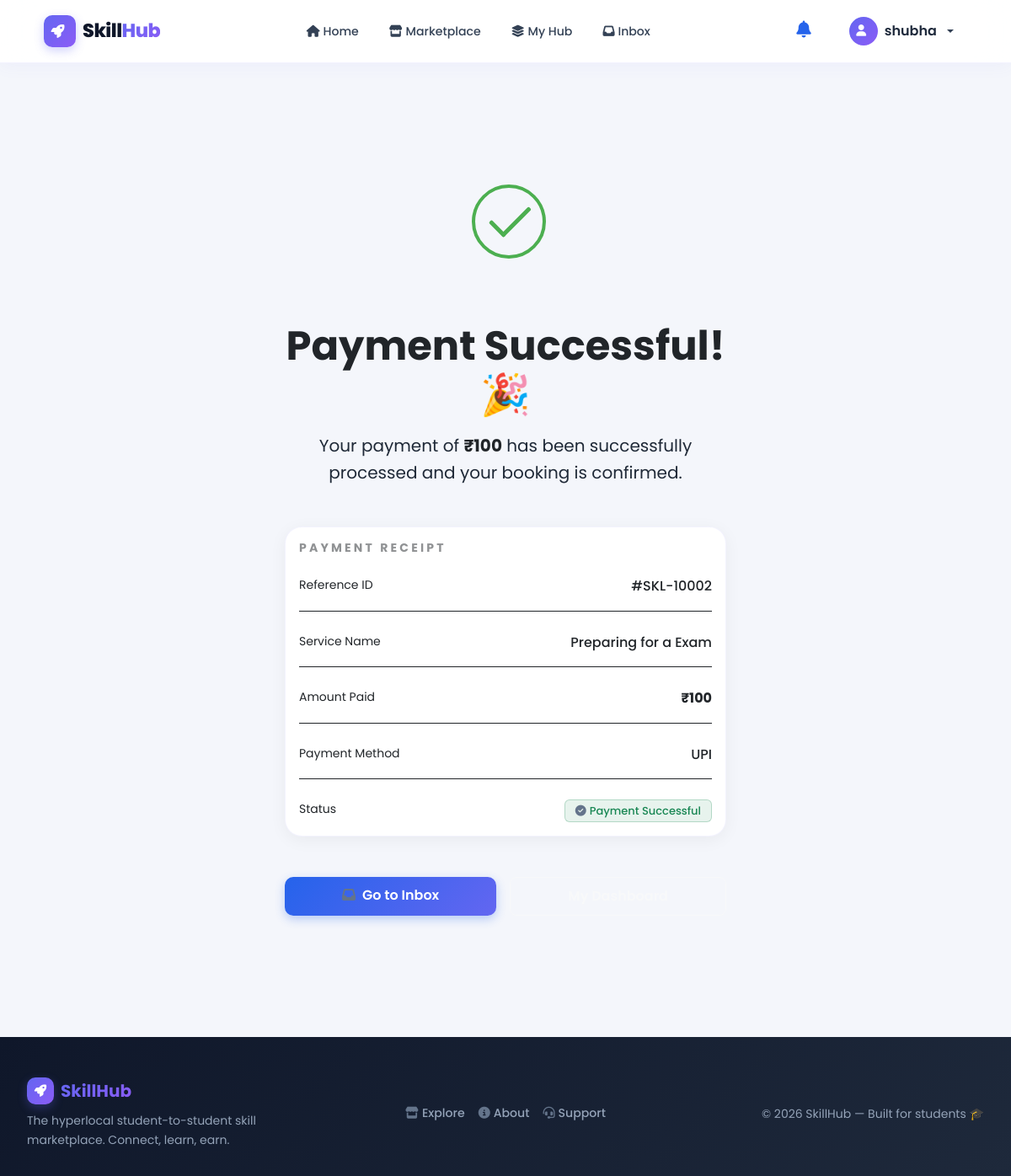
Page /payment-success/2/ (signed in) on the committed database.
### skills/models.py (models this page shows, shortened)
class Payment(models.Model):
    STATUS_CHOICES = [
        ('pending', 'Pending'),
        ('success', 'Success'),
        ('failed', 'Failed'),
    ]
    user = models.ForeignKey(User, on_delete=models.CASCADE, related_name='payments')
    service = models.ForeignKey(Service, on_delete=models.CASCADE, related_name='payments')
    request = models.OneToOneField(
        'Request', on_delete=models.SET_NULL,
        null=True, blank=True, related_name='request_payment'
    )
    amount = models.DecimalField(max_digits=10, decimal_places=2)
    payment_method = models.CharField(
        max_length=20,
        choices=[('upi', 'UPI'), ('card', 'Card'), ('cash', 'Cash')]
    )
    transaction_id = models.CharField(max_length=100, blank=True, null=True)
    gateway = models.CharField(max_length=50, default='simulator', help_text='Stripe, Razorpay, Simulator')
    status = models.CharField(max_length=20, choices=STATUS_CHOICES, default='pending')
    timestamp = models.DateTimeField(auto_now_add=True, null=True, blank=True)
    class Meta:
        ordering = ['-timestamp']

class Service(models.Model):
    user = models.ForeignKey(User, on_delete=models.CASCADE, related_name='services')
    title = models.CharField(max_length=200)
    description = models.TextField()
    category = models.CharField(max_length=50, choices=CATEGORY_CHOICES)
    image = models.ImageField(upload_to='service_images/', blank=True, null=True)
    payment_type = models.CharField(max_length=20, choices=PAYMENT_TYPE_CHOICES)
    price = models.DecimalField(max_digits=10, decimal_places=2, null=True, blank=True)
    location = models.CharField(max_length=100, choices=LOCATION_CHOICES, help_text="City where this service is available")
    service_type = models.CharField(max_length=20, choices=SERVICE_TYPE_CHOICES, default='Online', help_text="Online or Offline delivery")
    payment_method = models.CharField(max_length=50, choices=PAYMENT_METHOD_CHOICES, default='cash')
    delivery_time = models.CharField(max_length=50, choices=DELIVERY_CHOICES, default='negotiable')
    custom_category = models.CharField(max_length=50, blank=True, null=True)
    is_approved = models.BooleanField(default=False)
    created_at = models.DateTimeField(auto_now_add=True)
    class Meta:
        ordering = ['-created_at']
    @property
    def avg_rating(self):
        if hasattr(self, '_avg_rating'):
            return self._avg_rating
        from django.db.models import Avg
        avg = self.reviews.aggregate(Avg('rating'))['rating__avg']
        return avg if avg else 0

### skills/views.py (the view)
# urls.py: path('payment-success/<int:payment_id>/', views.payment_success, name='payment_success'),
@login_required
def payment_success(request, payment_id):
    payment = get_object_or_404(Payment, pk=payment_id, user=request.user)
    return render(request, 'payment_success.html', {'payment': payment})

### skills/context_processors.py (called while the page is built)
def unread_notifications_count(request):
    if request.user.is_authenticated:
        count = Notification.objects.filter(user=request.user, is_read=False).count()
        return {'unread_notifications_count': count}
    return {'unread_notifications_count': 0}

### templates/payment_success.html (shortened to what this page needs)
{% extends 'base.html' %}
{% load static %}
{% block content %}
<div class="section">
    <div class="row justify-content-center py-5">
        <div class="col-md-6 text-center">
            <div class="mb-5">
                <div class="success-checkmark mx-auto">
                    <div class="check-icon">
                        <span class="icon-line line-tip"></span>
                        <span class="icon-line line-long"></span>
                    </div>
                </div>
            </div>
            <h1 class="display-5 fw-bold text-dark mb-3">Payment Successful! 🎉</h1>
            <p class="fs-5 text-dark-50 mb-5">
                Your payment of <strong class="text-dark">₹{{ payment.amount|floatformat:0 }}</strong> has been successfully processed and your booking is confirmed.
            </p>
            <div class="card bg-card border border-dark border-opacity-10 rounded-5 p-5 text-start mb-5 shadow-lg">
                <h6 class="fw-bold mb-4 text-dark text-uppercase small tracking-widest opacity-50">Payment Receipt</h6>
                <div class="d-flex justify-content-between mb-4 border-bottom border-dark border-opacity-5 pb-3">
                    <span class="text-dark-50 small">Reference ID</span>
                    <span class="text-dark fw-medium">#SKL-{{ payment.pk|add:10000 }}</span>
                </div>
                <div class="d-flex justify-content-between mb-4 border-bottom border-dark border-opacity-5 pb-3">
                    <span class="text-dark-50 small">Service Name</span>
                    <span class="text-dark fw-medium">{{ payment.service.title }}</span>
                </div>
                <div class="d-flex justify-content-between mb-4 border-bottom border-dark border-opacity-5 pb-3">
                    <span class="text-dark-50 small">Amount Paid</span>
                    <span class="text-dark fw-bold text-success">₹{{ payment.amount|floatformat:0 }}</span>
                </div>
                <div class="d-flex justify-content-between mb-4 border-bottom border-dark border-opacity-5 pb-3">
                    <span class="text-dark-50 small">Payment Method</span>
                    <span class="text-dark fw-medium text-uppercase">{{ payment.get_payment_method_display }}</span>
                </div>
                <div class="d-flex justify-content-between">
                    <span class="text-dark-50 small">Status</span>
                    <span class="badge bg-success bg-opacity-10 text-success border border-success border-opacity-25 px-3 rounded-pill fw-bold">
                        <i class="fas fa-check-circle me-1"></i> Payment Successful
                    </span>
                </div>
            </div>
            <div class="d-flex gap-3 justify-content-center">
                <a href="{% url 'inbox' %}" class="btn btn-primary rounded-pill px-4 py-3 fw-bold flex-fill shadow-lg">
                    <i class="fas fa-inbox me-2"></i>Go to Inbox
                </a>
                <a href="{% url 'dashboard' %}" class="btn btn-outline-light rounded-pill px-4 py-3 fw-bold flex-fill">
                </a>
            </div>
        </div>
    </div>
</div>
{% endblock %}

### templates/base.html (shortened to what this page needs)
{% load static %}
<!DOCTYPE html>
<html lang="en">
<head>
    <link href="https://cdn.jsdelivr.net/npm/bootstrap@5.3.2/dist/css/bootstrap.min.css" rel="stylesheet">
    <link rel="stylesheet" href="https://cdnjs.cloudflare.com/ajax/libs/font-awesome/6.4.2/css/all.min.css">
    <link href="https://unpkg.com/aos@2.3.1/dist/aos.css" rel="stylesheet">
    <link rel="stylesheet" href="{% static 'css/style.css' %}">
</head>
<body>
    <nav class="navbar navbar-expand-lg border-0 sticky-top" id="mainNavbar">
        <div class="container">
            <a class="navbar-brand d-flex align-items-center gap-2" href="{% url 'home' %}">
                <div class="brand-icon-wrap">
                    <i class="fas fa-rocket"></i>
                </div>
                <span class="brand-text">Skill<span class="brand-accent">Hub</span></span>
            </a>
            <div class="collapse navbar-collapse" id="navbarNav">
                <ul class="navbar-nav mx-auto align-items-center gap-lg-1">
                    <li class="nav-item">
                        <a class="nav-link nav-pill {% if request.path == '/' %}active{% endif %}" href="{% url 'home' %}"><i class="fas fa-home me-1"></i>Home</a>
                    </li>
                    <li class="nav-item">
                        <a class="nav-link nav-pill {% if request.path == '/services/' %}active{% endif %}" href="{% url 'services' %}"><i class="fas fa-store me-1"></i>Marketplace</a>
                    </li>
                    {% if user.is_authenticated %}
                    <li class="nav-item">
                        <a class="nav-link nav-pill {% if request.path == '/hub/' %}active{% endif %}" href="{% url 'my_hub' %}"><i class="fas fa-layer-group me-1"></i>My Hub</a>
                    </li>
                    <li class="nav-item">
                        <a class="nav-link nav-pill {% if request.path == '/inbox/' %}active{% endif %}" href="{% url 'inbox' %}"><i class="fas fa-inbox me-1"></i>Inbox</a>
                    </li>
                    {% endif %}
                </ul>
                <ul class="navbar-nav align-items-center gap-2">
                    {% if user.is_authenticated %}
                        <li class="nav-item">
                            <a href="{% url 'inbox' %}" class="nav-link position-relative px-2" title="Notifications">
                                <i class="fas fa-bell fs-5" style="color:#6366f1;"></i>
                            </a>
                        </li>
                        <li class="nav-item dropdown">
                            <a class="nav-link dropdown-toggle d-flex align-items-center gap-2 user-nav-btn" href="#" id="userNav" role="button" data-bs-toggle="dropdown">
                                <div class="user-avatar-nav">
                                    <i class="fas fa-user"></i>
                                </div>
                                <span class="fw-semibold d-none d-md-inline" style="color:#1e293b;">{{ user.username }}</span>
                            </a>
                        </li>
                    {% endif %}
                </ul>
            </div>
        </div>
    </nav>
    <div class="container my-5" style="min-height: 70vh;">
        {% block content %}{% endblock %}
    </div>
    <footer class="site-footer mt-auto">
        <div class="container">
            <div class="row align-items-center gy-4">
                <div class="col-lg-4">
                    <div class="d-flex align-items-center gap-2 mb-2">
                        <div class="brand-icon-wrap" style="width:32px;height:32px;font-size:0.9rem;"><i class="fas fa-rocket"></i></div>
                        <span class="fw-bold fs-5" style="background:linear-gradient(135deg,#6366f1,#8b5cf6);-webkit-background-clip:text;-webkit-text-fill-color:transparent;">SkillHub</span>
                    </div>
                    <p class="text-secondary small mb-0">The hyperlocal student-to-student skill marketplace. Connect, learn, earn.</p>
                </div>
                <div class="col-lg-4 text-center">
                    <div class="d-flex justify-content-center gap-3">
                        <a href="{% url 'services' %}" class="footer-link"><i class="fas fa-store me-1"></i>Explore</a>
                        <a href="{% url 'about' %}" class="footer-link"><i class="fas fa-info-circle me-1"></i>About</a>
                        <a href="{% url 'contact' %}" class="footer-link"><i class="fas fa-headset me-1"></i>Support</a>
                    </div>
                </div>
                <div class="col-lg-4 text-lg-end">
                    <p class="text-secondary small mb-0">&#169; {% now "Y" %} SkillHub &mdash; Built for students 🎓</p>
                </div>
            </div>
        </div>
    </footer>
</body>
</html>

### templates/payment_success.html (style rules this page uses)
.success-checkmark { width: 80px; height: 115px; margin: 0 auto; }
.check-icon { width: 80px; height: 80px; position: relative; border-radius: 50%; box-sizing: content-box; border: 4px solid #4CAF50; }
.check-icon::before { top: 3px; left: -2px; width: 30px; transform-origin: 100% 50%; border-radius: 100px 0 0 100px; }
.check-icon::after { top: 0; left: 30px; width: 60px; transform-origin: 0 50%; border-radius: 0 100px 100px 0; animation: rotate-circle 4.25s ease-in; }
.icon-line { height: 5px; background-color: #4CAF50; display: block; border-radius: 2px; position: absolute; z-index: 10; }
.line-tip { top: 46px; left: 14px; width: 25px; transform: rotate(45deg); animation: icon-line-tip 0.75s; }
.line-long { top: 38px; right: 8px; width: 47px; transform: rotate(-45deg); animation: icon-line-long 0.75s; }

### rows in the picture
Payment: amount "100", pk|add "10002", service "Preparing for a Exam", payment_method "UPI"

### other values in the picture
{{ user.username }} "shubha"
